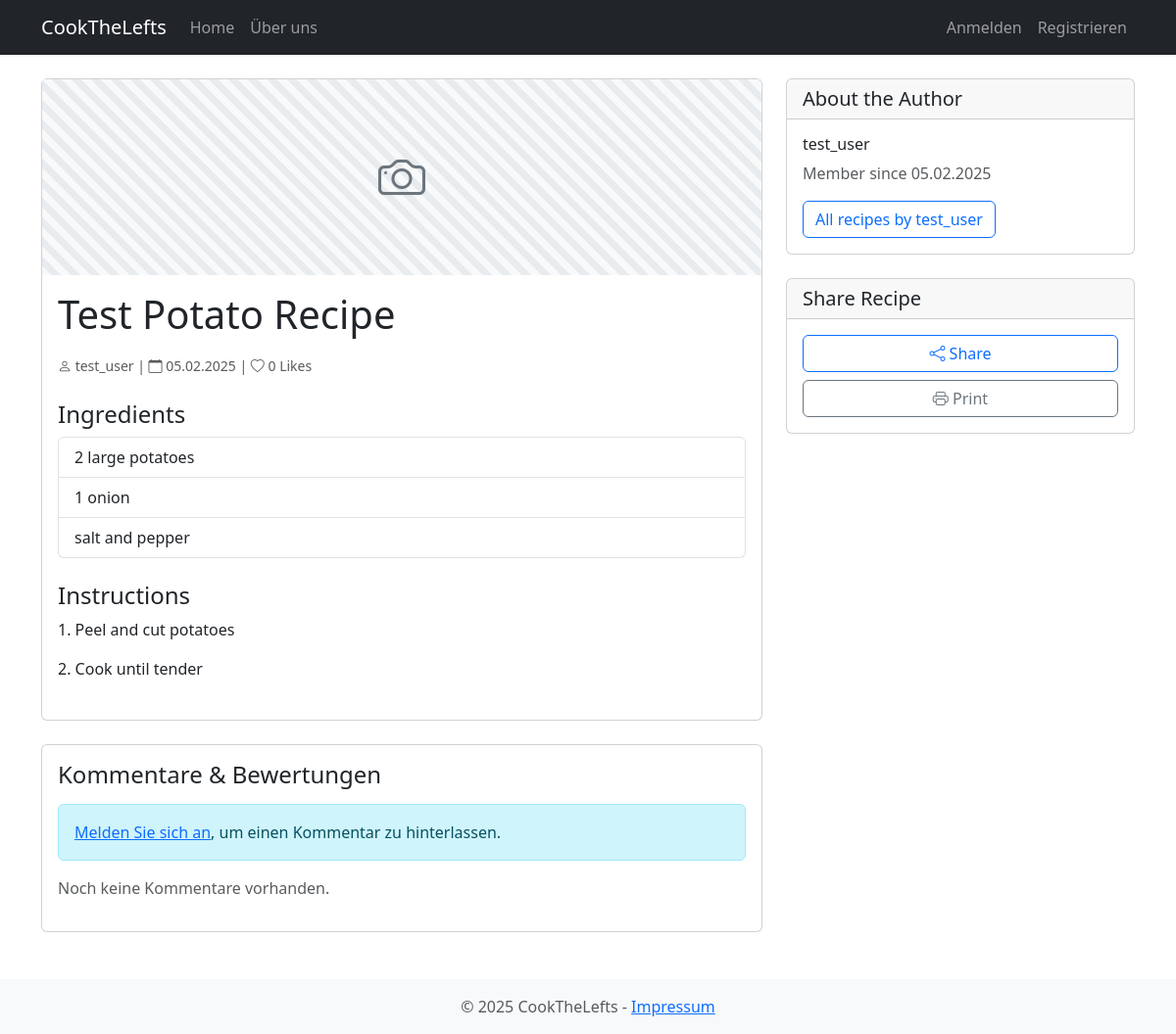
/recipes/3, run on an earlier commit of the app's database.
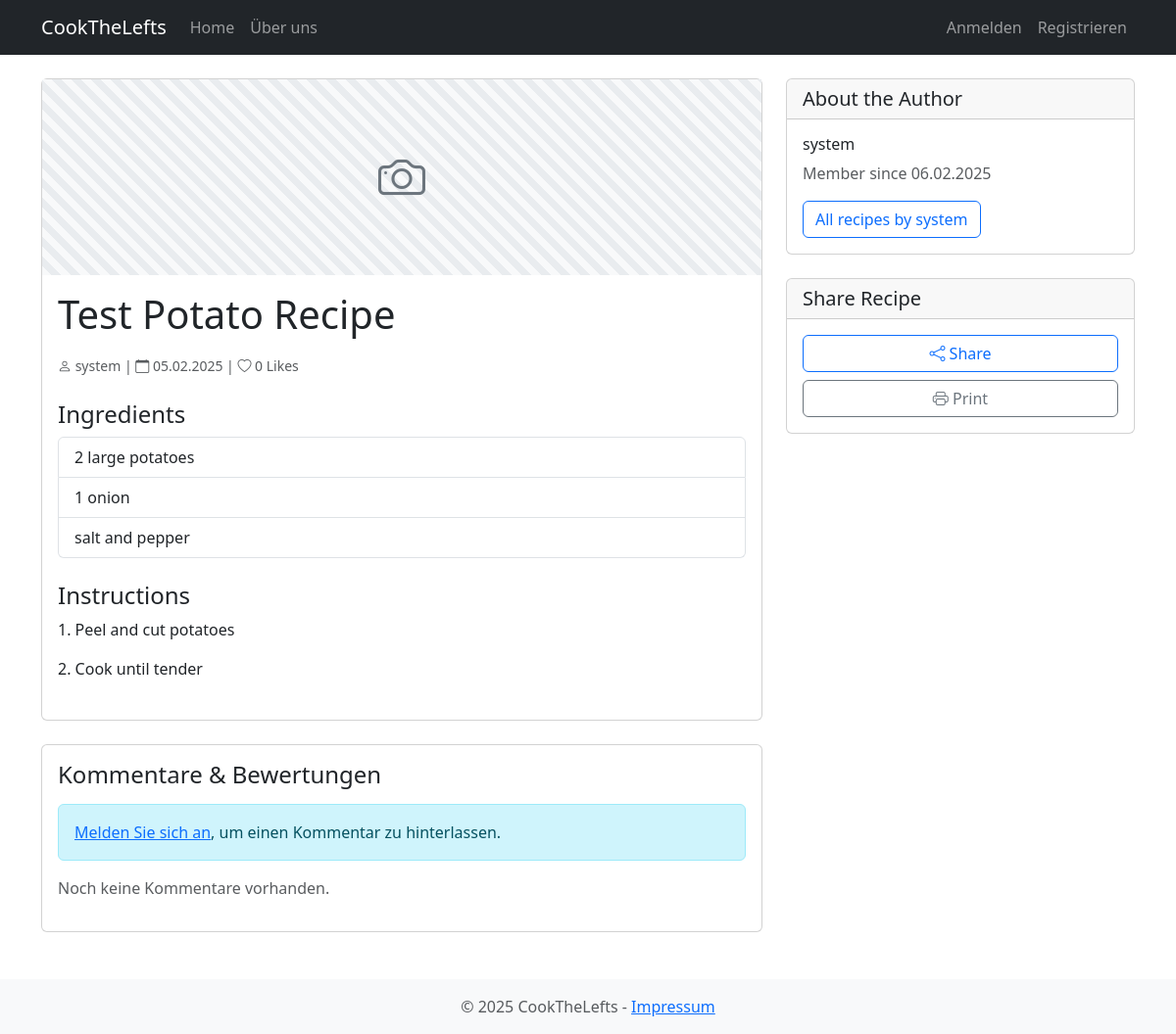
And on a later commit of the database.
### app/models.py (models this page shows, shortened)
class Recipe(db.Model):
    id = db.Column(db.Integer, primary_key=True)
    title = db.Column(db.String(100), nullable=False)
    ingredients = db.Column(db.Text, nullable=False)
    instructions = db.Column(db.Text, nullable=False)
    image_path = db.Column(db.String(200))
    video_link = db.Column(db.String(500))
    created_at = db.Column(db.DateTime, default=datetime.utcnow)
    user_id = db.Column(db.Integer, db.ForeignKey('user.id'), nullable=False)
    likes = db.relationship('Like', backref='recipe', lazy='dynamic')
    def get_image_url(self):
        if self.image_path:
            image_file = os.path.join(current_app.root_path, 'static', self.image_path)
            if os.path.exists(image_file):
                return url_for('static', filename=self.image_path)
        return None  # Return None to use CSS default image
    def get_average_rating(self):
        result = db.session.query(func.avg(Comment.rating)).filter(Comment.recipe_id == self.id).scalar()
        return round(result, 1) if result else None

class User(UserMixin, db.Model):
    id = db.Column(db.Integer, primary_key=True)
    username = db.Column(db.String(64), unique=True, nullable=False)
    email = db.Column(db.String(120), unique=True, nullable=False)
    password_hash = db.Column(db.String(128))
    created_at = db.Column(db.DateTime, default=datetime.utcnow)
    recipes = db.relationship('Recipe', backref='author', lazy='dynamic')
    likes = db.relationship('Like', backref='user', lazy='dynamic')

### app/recipes/routes.py (the view, shortened to what this page needs)
@bp.route('/<id>', methods=['GET', 'POST'])
def view(id):
    source = request.args.get('source', 'user')
    if source == 'api':
        recipe = MealDBAPI.get_meal_by_id(id)
        if recipe:
            if request.headers.get('X-Requested-With') == 'XMLHttpRequest':
                return jsonify(recipe)
            return render_template('recipes/view_api.html',
                                title=recipe['title'],
                                recipe=recipe)
        flash('Recipe not found.', 'error')
        return redirect(url_for('main.index'))
    else:
        recipe = Recipe.query.get_or_404(id)
        form = CommentForm()
        if request.headers.get('X-Requested-With') == 'XMLHttpRequest':
            return jsonify(recipe.to_dict())
        comments = recipe.comments.order_by(Comment.created_at.desc()).all()
        average_rating = recipe.get_average_rating()
        return render_template('recipes/view.html',
                             title=recipe.title,
                             recipe=recipe,
                             form=form,
                             comments=comments,
                             average_rating=average_rating)

### app/templates/recipes/view.html (shortened to what this page needs)
{% extends "base.html" %}
{% block content %}
<div class="row">
    <div class="col-md-8">
        <div class="card mb-4">
            {% if recipe.get_image_url() %}
            <img src="{{ recipe.get_image_url() }}"
                 class="card-img-top" alt="{{ recipe.title }}"
                 style="max-height: 400px; object-fit: cover;">
            {% else %}
            <div class="default-recipe-image">
                <i class="bi bi-camera"></i>
            </div>
            {% endif %}
            <div class="card-body">
                <div class="d-flex justify-content-between align-items-center mb-3">
                    <h1 class="card-title mb-0">{{ recipe.title }}</h1>
                </div>
                <div class="recipe-meta text-muted mb-4">
                    <small>
                        <i class="bi bi-person"></i> {{ recipe.author.username }} |
                        <i class="bi bi-calendar"></i> {{ recipe.created_at.strftime('%d.%m.%Y') }} |
                        <i class="bi bi-heart"></i> {{ recipe.likes.count() }} Likes
                    </small>
                </div>
                <h4>Ingredients</h4>
                <ul class="list-group mb-4">
                    {% for ingredient in recipe.ingredients.split('\n') %}
                        {% if ingredient.strip() %}
                        <li class="list-group-item">{{ ingredient }}</li>
                        {% endif %}
                    {% endfor %}
                </ul>
                <h4>Instructions</h4>
                <div class="instructions mb-4">
                    {% for step in recipe.instructions.split('\n') %}
                        {% if step.strip() %}
                        <p>{{ step }}</p>
                        {% endif %}
                    {% endfor %}
                </div>
            </div>
        </div>
        <div class="card mt-4">
            <div class="card-body">
                <h4 class="mb-3">
                    Kommentare & Bewertungen
                </h4>
                {% if current_user.is_authenticated %}
                <form method="POST" class="mb-4">
                    {{ form.hidden_tag() }}
                    <div class="mb-3">
                        {{ form.content.label(class="form-label") }}
                        {{ form.content(class="form-control" + (" is-invalid" if form.content.errors else "")) }}
                        {% for error in form.content.errors %}
                            <div class="invalid-feedback">{{ error }}</div>
                        {% endfor %}
                    </div>
                    <div class="mb-3">
                        {{ form.rating.label(class="form-label") }}
                        {{ form.rating(class="form-control" + (" is-invalid" if form.rating.errors else ""), type="number", min="1", max="10") }}
                        {% for error in form.rating.errors %}
                            <div class="invalid-feedback">{{ error }}</div>
                        {% endfor %}
                    </div>
                    {{ form.submit(class="btn btn-primary") }}
                </form>
                {% else %}
                <div class="alert alert-info">
                    <a href="{{ url_for('auth.login') }}">Melden Sie sich an</a>, um einen Kommentar zu hinterlassen.
                </div>
                {% endif %}
                {% if comments %}
                    {% for comment in comments %}
                    <div class="card mb-3">
                        <div class="card-body">
                            <div class="d-flex justify-content-between align-items-start">
                                <div>
                                    <h6 class="mb-1">{{ comment.user.username }}</h6>
                                    <p class="mb-1">{{ comment.content }}</p>
                                </div>
                                <span class="badge bg-primary">{{ comment.rating }}/10</span>
                            </div>
                            <small class="text-muted">{{ comment.created_at.strftime('%d.%m.%Y %H:%M') }}</small>
                        </div>
                    </div>
                    {% endfor %}
                {% else %}
                    <p class="text-muted">Noch keine Kommentare vorhanden.</p>
                {% endif %}
            </div>
        </div>
    </div>
    <div class="col-md-4">
        <div class="card">
            <div class="card-header">
                <h5 class="mb-0">About the Author</h5>
            </div>
            <div class="card-body">
                <h6>{{ recipe.author.username }}</h6>
                <p class="text-muted">
                    Member since {{ recipe.author.created_at.strftime('%d.%m.%Y') }}
                </p>
                <a href="{{ url_for('recipes.my_recipes', username=recipe.author.username) }}"
                   class="btn btn-outline-primary">
                    All recipes by {{ recipe.author.username }}
                </a>
            </div>
        </div>
        <div class="card mt-4">
            <div class="card-header">
                <h5 class="mb-0">Share Recipe</h5>
            </div>
            <div class="card-body">
                <div class="d-grid gap-2">
                    <button class="btn btn-outline-primary share-button"
                            data-share-url="{{ request.url }}"
                            data-share-title="{{ recipe.title }}"
                            data-share-text="Check out this delicious recipe!">
                        <i class="bi bi-share"></i> Share
                    </button>
                    <a href="javascript:window.print()" class="btn btn-outline-secondary">
                        <i class="bi bi-printer"></i> Print
                    </a>
                </div>
            </div>
        </div>
    </div>
</div>
{% endblock %}

### app/templates/base.html (shortened to what this page needs)
<!DOCTYPE html>
<html lang="de">
<head>
    <link href="https://cdn.jsdelivr.net/npm/bootstrap@5.3.0/dist/css/bootstrap.min.css" rel="stylesheet">
    <link rel="stylesheet" href="https://cdn.jsdelivr.net/npm/bootstrap-icons@1.11.1/font/bootstrap-icons.css">
</head>
<body>
    <nav class="navbar navbar-expand-lg navbar-dark bg-dark">
        <div class="container">
            <a class="navbar-brand" href="{{ url_for('main.index') }}">CookTheLefts</a>
            <div class="collapse navbar-collapse" id="navbarNav">
                <ul class="navbar-nav me-auto">
                    <li class="nav-item">
                        <a class="nav-link" href="{{ url_for('main.index') }}">Home</a>
                    </li>
                    <li class="nav-item">
                        <a class="nav-link" href="{{ url_for('main.about') }}">Über uns</a>
                    </li>
                </ul>
                <ul class="navbar-nav">
                    {% if current_user.is_authenticated %}
                    <li class="nav-item">
                        <span class="nav-link">{{ current_user.username }}</span>
                    </li>
                    <li class="nav-item">
                        <a class="nav-link" href="{{ url_for('auth.logout') }}">Abmelden</a>
                    </li>
                    {% else %}
                    <li class="nav-item">
                        <a class="nav-link" href="{{ url_for('auth.login') }}">Anmelden</a>
                    </li>
                    <li class="nav-item">
                        <a class="nav-link" href="{{ url_for('auth.register') }}">Registrieren</a>
                    </li>
                    {% endif %}
                </ul>
            </div>
        </div>
    </nav>
    <main class="container mt-4">
        {% block content %}{% endblock %}
    </main>
    <footer class="footer mt-5 py-3 bg-light">
        <div class="container text-center">
            <span class="text-muted">© 2025 CookTheLefts -
                <a href="{{ url_for('main.impressum') }}">Impressum</a>
            </span>
        </div>
    </footer>
</body>
</html>

### app/templates/base.html (style rules this page uses)
body { min-height: 100vh; display: flex; flex-direction: column; }
main { flex: 1; }
.card { transition: transform 0.2s, box-shadow 0.2s; }
.default-recipe-image { height: 200px; background: linear-gradient(45deg, #f8f9fa 25%, #e9ecef 25%, #e9ecef 50%, #f8f9fa 50%, #f8f9fa 75%, #e9ecef 75%, #e9ecef); background-size: 20px 20px; display: flex; align-items: center; justify-content: center; color: #6c757d; }
.default-recipe-image i { font-size: 3rem; }

What changed in the data, as far as the page shows it:
removed User: author.username "test_user", author.created_at "05.02.2025"
added User: author.username "system", author.created_at "06.02.2025"
